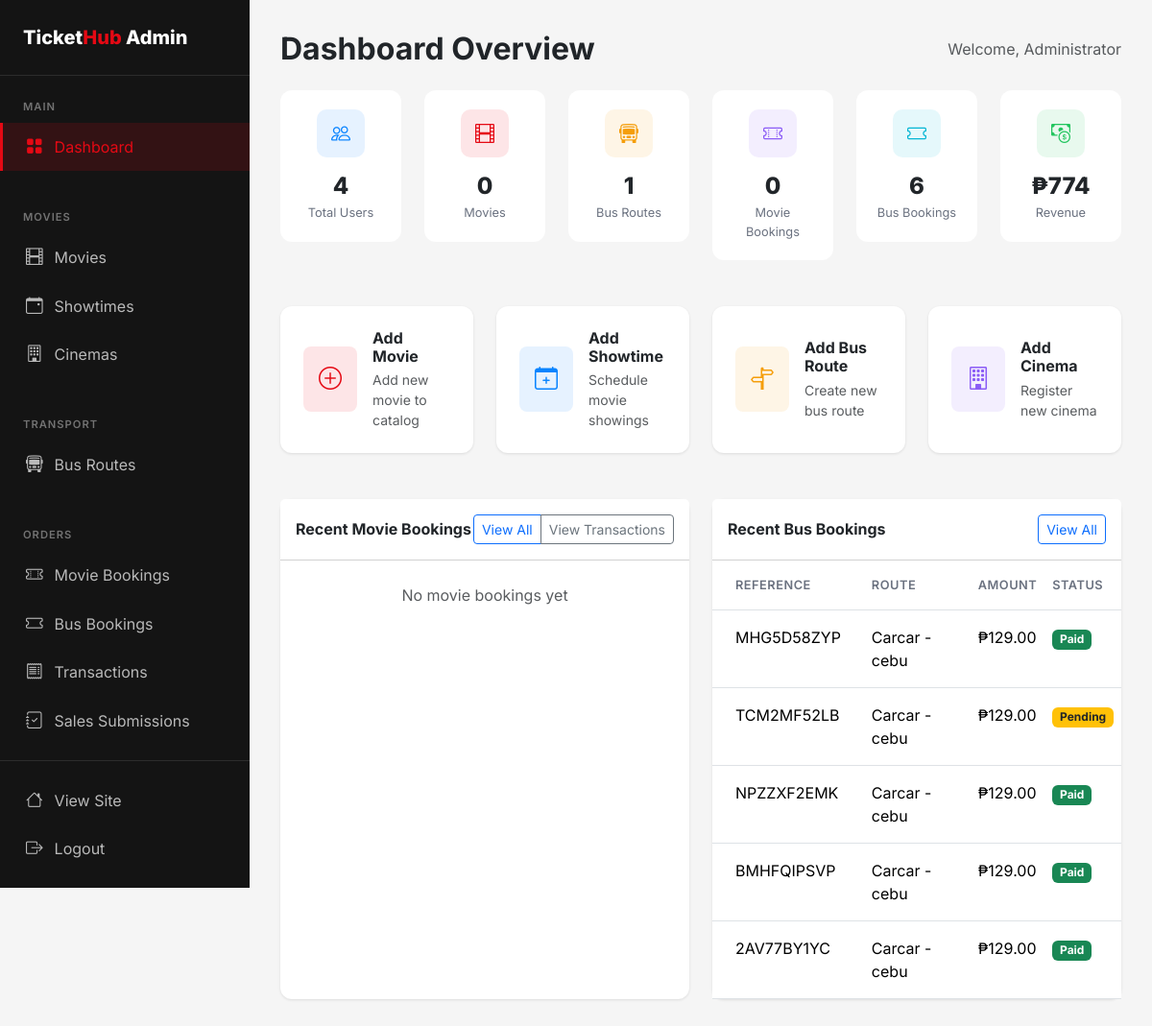
Page /admin (signed in) on the earlier database version.
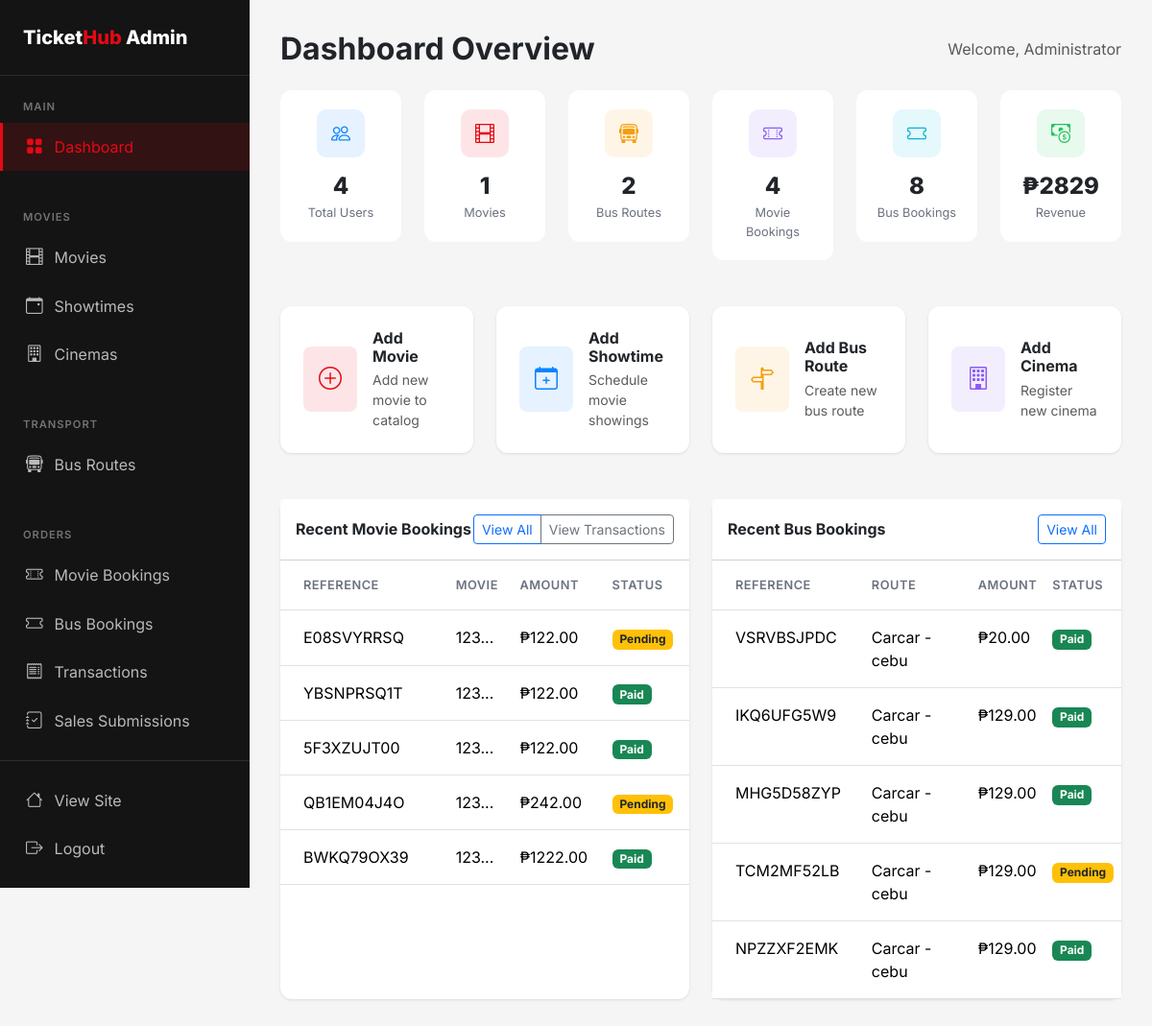
Same page on the later database version.
### flask_app/app.py (models this page shows)
class BusBooking(db.Model):
    id = db.Column(db.Integer, primary_key=True)
    user_id = db.Column(db.Integer, db.ForeignKey('user.id'), nullable=False)
    schedule_id = db.Column(db.Integer, db.ForeignKey('bus_schedule.id'), nullable=False)
    num_tickets = db.Column(db.Integer, nullable=False)
    seat_numbers = db.Column(db.String(200))
    passenger_names = db.Column(db.Text)
    total_amount = db.Column(db.Float, nullable=False)
    payment_status = db.Column(db.String(20), default='pending')  # pending, completed, failed, refunded
    payment_method = db.Column(db.String(20))     # 'card', 'gcash', 'paymaya', 'paypal'
    payment_reference = db.Column(db.String(255)) # PayMongo source/payment id
    booking_reference = db.Column(db.String(20), unique=True)
    is_verified = db.Column(db.Boolean, default=False, nullable=False)
    verified_at = db.Column(db.DateTime, nullable=True)
    verified_by_id = db.Column(db.Integer, db.ForeignKey('user.id'), nullable=True)
    cancelled_at = db.Column(db.DateTime, nullable=True)
    cancelled_by_id = db.Column(db.Integer, db.ForeignKey('user.id'), nullable=True)
    cancellation_reason = db.Column(db.String(255), nullable=True)
    refund_reference = db.Column(db.String(255), nullable=True)
    refunded_at = db.Column(db.DateTime, nullable=True)
    created_at = db.Column(db.DateTime, default=datetime.utcnow)
    verified_by = db.relationship('User', foreign_keys=[verified_by_id], backref='verified_bus_bookings')
    cancelled_by = db.relationship('User', foreign_keys=[cancelled_by_id], backref='cancelled_bus_bookings')

class BusRoute(db.Model):
    id = db.Column(db.Integer, primary_key=True)
    origin = db.Column(db.String(100), nullable=False)
    destination = db.Column(db.String(100), nullable=False)
    operator_id = db.Column(db.Integer, db.ForeignKey('user.id'), nullable=True)
    bus_number = db.Column(db.String(50))  # bus plate number or identifier
    bus_type = db.Column(db.String(50))  # AC, Non-AC, Sleeper, etc.
    departure_time = db.Column(db.Time, nullable=False)
    arrival_time = db.Column(db.Time, nullable=False)
    duration = db.Column(db.String(50))
    price = db.Column(db.Float, nullable=False)
    total_seats = db.Column(db.Integer, default=40)
    amenities = db.Column(db.String(255))  # WiFi, Charging, etc.
    image = db.Column(db.String(255))  # bus picture
    is_active = db.Column(db.Boolean, default=True)
    schedules = db.relationship('BusSchedule', backref='route', lazy=True, cascade='all, delete-orphan')
    operator = db.relationship('User', foreign_keys=[operator_id], backref='bus_routes')

class MovieBooking(db.Model):
    id = db.Column(db.Integer, primary_key=True)
    user_id = db.Column(db.Integer, db.ForeignKey('user.id'), nullable=False)
    showtime_id = db.Column(db.Integer, db.ForeignKey('showtime.id'), nullable=False)
    num_tickets = db.Column(db.Integer, nullable=False)
    seat_numbers = db.Column(db.String(200))
    total_amount = db.Column(db.Float, nullable=False)
    payment_status = db.Column(db.String(20), default='pending')  # pending, completed, failed, refunded
    payment_method = db.Column(db.String(20))     # 'card', 'gcash', 'paymaya', 'paypal'
    payment_reference = db.Column(db.String(255)) # PayMongo source/payment id
    booking_reference = db.Column(db.String(20), unique=True)
    is_verified = db.Column(db.Boolean, default=False, nullable=False)
    verified_at = db.Column(db.DateTime, nullable=True)
    verified_by_id = db.Column(db.Integer, db.ForeignKey('user.id'), nullable=True)
    cancelled_at = db.Column(db.DateTime, nullable=True)
    cancelled_by_id = db.Column(db.Integer, db.ForeignKey('user.id'), nullable=True)
    cancellation_reason = db.Column(db.String(255), nullable=True)
    refund_reference = db.Column(db.String(255), nullable=True)
    refunded_at = db.Column(db.DateTime, nullable=True)
    created_at = db.Column(db.DateTime, default=datetime.utcnow)
    verified_by = db.relationship('User', foreign_keys=[verified_by_id], backref='verified_movie_bookings')
    cancelled_by = db.relationship('User', foreign_keys=[cancelled_by_id], backref='cancelled_movie_bookings')

class Movie(db.Model):
    id = db.Column(db.Integer, primary_key=True)
    title = db.Column(db.String(200), nullable=False)
    description = db.Column(db.Text)
    genre = db.Column(db.String(100))
    duration = db.Column(db.Integer)  # in minutes
    rating = db.Column(db.String(10))  # PG, PG-13, R, etc.
    poster_image = db.Column(db.String(255))
    trailer_url = db.Column(db.String(255))
    release_date = db.Column(db.Date)
    is_active = db.Column(db.Boolean, default=True)
    created_at = db.Column(db.DateTime, default=datetime.utcnow)
    showtimes = db.relationship('Showtime', backref='movie', lazy=True, cascade='all, delete-orphan')

### flask_app/app.py (the view)
@app.route('/admin')
@login_required
@admin_required
def admin_dashboard():
    completed_statuses = ['completed', 'paid']
    movie_count = MovieBooking.query.filter(MovieBooking.payment_status.in_(completed_statuses)).count()
    bus_count = BusBooking.query.filter(BusBooking.payment_status.in_(completed_statuses)).count()
    movie_revenue = sum([b.total_amount for b in MovieBooking.query.filter(MovieBooking.payment_status.in_(completed_statuses)).all()])
    bus_revenue = sum([b.total_amount for b in BusBooking.query.filter(BusBooking.payment_status.in_(completed_statuses)).all()])
    stats = {
        'total_users': User.query.count(),
        'total_movies': Movie.query.count(),
        'total_bus_routes': BusRoute.query.count(),
        'movie_bookings': movie_count,
        'bus_bookings': bus_count,
        'total_revenue': float(movie_revenue + bus_revenue)
    }
    recent_movie_bookings = MovieBooking.query.order_by(MovieBooking.created_at.desc()).limit(5).all()
    recent_bus_bookings = BusBooking.query.order_by(BusBooking.created_at.desc()).limit(5).all()
    return render_template('admin/dashboard.html', stats=stats,
                         recent_movie_bookings=recent_movie_bookings,
                         recent_bus_bookings=recent_bus_bookings)

### flask_app/app.py (called while the page is built)
@app.after_request
def add_no_cache_headers(response):
    if request.endpoint != 'static':
        response.headers['Cache-Control'] = 'no-store, no-cache, must-revalidate, private, max-age=0'
        response.headers['Pragma'] = 'no-cache'
        response.headers['Expires'] = '0'
    return response

@login_manager.user_loader
def load_user(user_id):
    return User.query.get(int(user_id))

def admin_required(f):
    @wraps(f)
    def decorated_function(*args, **kwargs):
        if not current_user.is_authenticated or not current_user.is_admin:
            flash('You need admin access for this action.', 'error')
            return redirect(url_for('index'))
        return f(*args, **kwargs)
    return decorated_function

### flask_app/templates/admin/dashboard.html (shortened to what the changed rows need)
{% extends 'admin/base.html' %}
{% block admin_content %}
<div class="d-flex justify-content-between align-items-center mb-4">
    <h2 class="fw-bold mb-0">Dashboard Overview</h2>
</div>
<div class="row g-4 mb-5">
    <div class="col-md-6 col-lg-4 col-xl-2">
        <div class="stat-card">
            <div class="stat-icon" style="background: rgba(229, 9, 20, 0.1);">
                <i class="bi bi-film" style="color: var(--primary);"></i>
            </div>
            <div class="stat-value">{{ stats.total_movies }}</div>
            <div class="stat-label">Movies</div>
        </div>
    </div>
    <div class="col-md-6 col-lg-4 col-xl-2">
        <div class="stat-card">
            <div class="stat-icon" style="background: rgba(245, 158, 11, 0.1);">
                <i class="bi bi-bus-front" style="color: #F59E0B;"></i>
            </div>
            <div class="stat-value">{{ stats.total_bus_routes }}</div>
            <div class="stat-label">Bus Routes</div>
        </div>
    </div>
    <div class="col-md-6 col-lg-4 col-xl-2">
        <div class="stat-card">
            <div class="stat-icon" style="background: rgba(139, 92, 246, 0.1);">
                <i class="bi bi-ticket-perforated" style="color: #8B5CF6;"></i>
            </div>
            <div class="stat-value">{{ stats.movie_bookings }}</div>
            <div class="stat-label">Movie Bookings</div>
        </div>
    </div>
    <div class="col-md-6 col-lg-4 col-xl-2">
        <div class="stat-card">
            <div class="stat-icon" style="background: rgba(6, 182, 212, 0.1);">
                <i class="bi bi-ticket" style="color: #06B6D4;"></i>
            </div>
            <div class="stat-value">{{ stats.bus_bookings }}</div>
            <div class="stat-label">Bus Bookings</div>
        </div>
    </div>
    <div class="col-md-6 col-lg-4 col-xl-2">
        <div class="stat-card">
            <div class="stat-icon" style="background: rgba(34, 197, 94, 0.1);">
                <i class="bi bi-cash-coin" style="color: #22C55E;"></i>
            </div>
            <div class="stat-value">₱{{ "%.0f"|format(stats.total_revenue) }}</div>
            <div class="stat-label">Revenue</div>
        </div>
    </div>
</div>
<div class="row g-4">
    <div class="col-lg-6">
        <div class="card h-100">
            <div class="card-body p-0">
                {% if recent_movie_bookings %}
                    <div class="table-responsive">
                        <table class="table table-hover mb-0">
                            <thead class="bg-light">
                                <tr>
                                    <th class="px-4 py-3">Reference</th>
                                    <th class="py-3">Movie</th>
                                    <th class="py-3">Amount</th>
                                    <th class="py-3">Status</th>
                                </tr>
                            </thead>
                            <tbody>
                                {% for booking in recent_movie_bookings %}
                                <tr>
                                    <td class="px-4 py-3">{{ booking.booking_reference }}</td>
                                    <td class="py-3">{{ booking.showtime.movie.title[:20] }}...</td>
                                    <td class="py-3">₱{{ "%.2f"|format(booking.total_amount) }}</td>
                                    <td class="py-3">
                                        {% if booking.payment_status in ['completed','paid'] %}
                                            <span class="badge bg-success">Paid</span>
                                        {% else %}
                                            <span class="badge bg-warning text-dark">Pending</span>
                                        {% endif %}
                                    </td>
                                </tr>
                                {% endfor %}
                            </tbody>
                        </table>
                    </div>
                {% else %}
                    <div class="text-center py-4">
                        <p class="text-muted mb-0">No movie bookings yet</p>
                    </div>
                {% endif %}
            </div>
        </div>
    </div>
    <div class="col-lg-6">
        <div class="card h-100">
            <div class="card-body p-0">
                {% if recent_bus_bookings %}
                    <div class="table-responsive">
                        <table class="table table-hover mb-0">
                            <thead class="bg-light">
                                <tr>
                                    <th class="px-4 py-3">Reference</th>
                                    <th class="py-3">Route</th>
                                    <th class="py-3">Amount</th>
                                    <th class="py-3">Status</th>
                                </tr>
                            </thead>
                            <tbody>
                                {% for booking in recent_bus_bookings %}
                                <tr>
                                    <td class="px-4 py-3">{{ booking.booking_reference }}</td>
                                    <td class="py-3">{{ booking.schedule.route.origin }} - {{ booking.schedule.route.destination }}</td>
                                    <td class="py-3">₱{{ "%.2f"|format(booking.total_amount) }}</td>
                                    <td class="py-3">
                                        {% if booking.payment_status in ['completed','paid'] %}
                                            <span class="badge bg-success">Paid</span>
                                        {% else %}
                                            <span class="badge bg-warning text-dark">Pending</span>
                                        {% endif %}
                                    </td>
                                </tr>
                                {% endfor %}
                            </tbody>
                        </table>
                    </div>
                {% else %}
                    <div class="text-center py-4">
                        <p class="text-muted mb-0">No bus bookings yet</p>
                    </div>
                {% endif %}
            </div>
        </div>
    </div>
</div>
{% endblock %}

Differences in the rows shown:
no longer on this page (row unchanged): BusBooking: booking_reference "BMHFQIPSVP", schedule.route.origin "Carcar", schedule.route.destination "cebu", total_amount "129.00", payment_status "Paid"
no longer on this page (row unchanged): BusBooking: booking_reference "2AV77BY1YC", schedule.route.origin "Carcar", schedule.route.destination "cebu", total_amount "129.00", payment_status "Paid"
added MovieBooking: booking_reference "E08SVYRRSQ", showtime.movie "123", total_amount "122.00", payment_status "Pending"
added MovieBooking: booking_reference "YBSNPRSQ1T", showtime.movie "123", total_amount "122.00", payment_status "Paid"
added MovieBooking: booking_reference "5F3XZUJT00", showtime.movie "123", total_amount "122.00", payment_status "Paid"
added MovieBooking: booking_reference "QB1EM04J4O", showtime.movie "123", total_amount "242.00", payment_status "Pending"
added MovieBooking: booking_reference "BWKQ79OX39", showtime.movie "123", total_amount "1222.00", payment_status "Paid"
added BusBooking: booking_reference "VSRVBSJPDC", schedule.route.origin "Carcar", schedule.route.destination "cebu", total_amount "20.00", payment_status "Paid"
added BusBooking: booking_reference "IKQ6UFG5W9", schedule.route.origin "Carcar", schedule.route.destination "cebu", total_amount "129.00", payment_status "Paid"
Other differences:
{{ stats.total_movies }}: "0" → "1"
{{ stats.total_bus_routes }}: "1" → "2"
{{ stats.movie_bookings }}: "0" → "4"
{{ stats.bus_bookings }}: "6" → "8"
{{ "%.0f"|format(stats.total_revenue) }}: "774" → "2829"
text no longer shown: "No movie bookings yet"
text now shown: "REFERENCE MOVIE AMOUNT STATUS"
